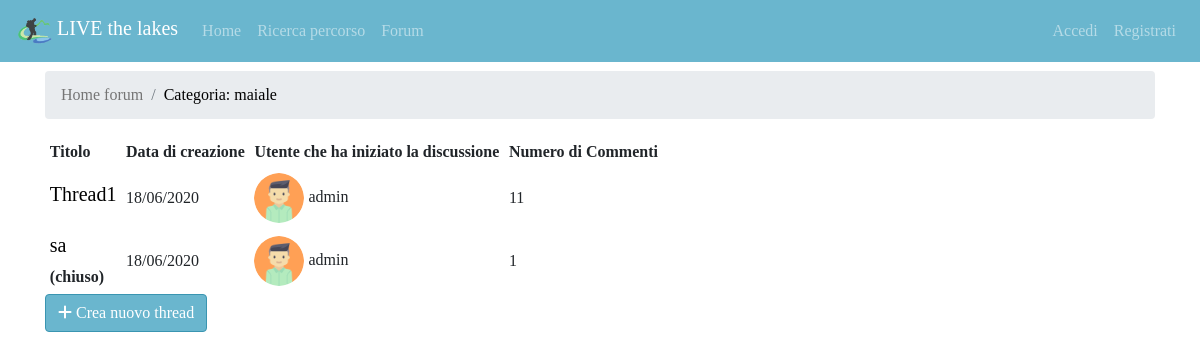
Before: /forum/thread_category/1/ with the older database file.
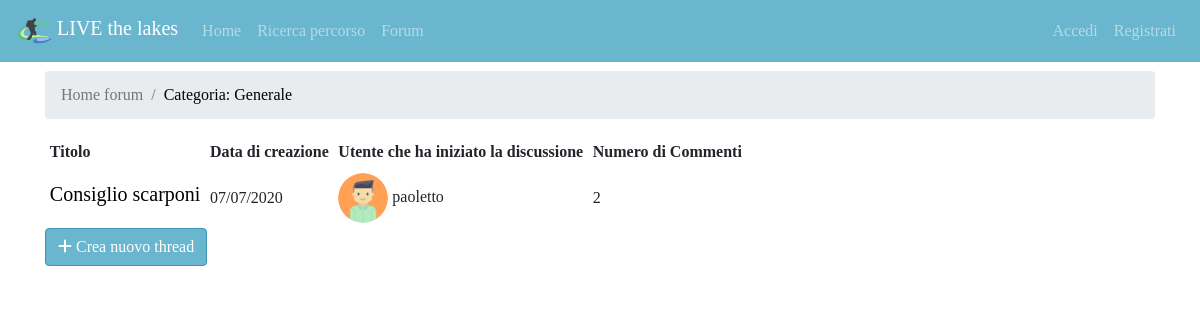
After: the same page with the newer database file.
### forum/models.py (models this page shows)
class Category(models.Model):
    title = models.CharField(max_length=30, unique=True)

class Thread(models.Model):
    user = models.ForeignKey(Profile, on_delete=models.CASCADE)
    created_at = models.DateTimeField(auto_now_add=True)
    title = models.CharField(max_length=200)
    text = models.TextField()
    is_active = models.BooleanField(default=True)
    category = models.ForeignKey(Category, on_delete=models.CASCADE, default="None")
    def get_create_date(self):
        return self.created_at.strftime("%d/%m/%Y")
    def get_user(self):
        return self.user.user

### userManagement/models.py (models this page shows, shortened)
class Profile(models.Model):
    user = models.OneToOneField(User, on_delete=models.CASCADE, related_name='profile')
    avatar = models.ImageField(blank=True, default=static_avatar_path(), upload_to=user_directory_path)
    email = models.EmailField(blank=False, unique=True, default='user_{0}@default.com'.format(User.pk))

### forum/views.py (the view)
# urls.py: path('thread_category/<int:pk>/', ViewThreadCategoryForum.as_view(), name='viewThreadCategory'),
class ViewThreadCategoryForum(bc.LoginRequiredMixin, ListView):
    model = Thread
    template_name = "viewThreadForum.html"
    def get_context_data(self, **kwargs):
        context = super(ViewThreadCategoryForum, self).get_context_data()
        thread_dictionary = {}
        for th in Thread.objects.filter(category=self.kwargs.get('pk')):
            thread_dictionary[th] = Comment.objects.filter(thread=th).count()
        context['thread'] = thread_dictionary
        context['category'] = Category.objects.filter(pk=self.kwargs.get('pk')).last()
        return context

### forum/templates/viewThreadForum.html (shortened to what this page needs)
{% extends 'base.html' %}
{% block slideshow %}
    <div class="container">
        <div class="container py-2" id="mex-container">
        </div>
        <nav aria-label="breadcrumb">
            <ol class="breadcrumb">
                <li class="breadcrumb-item active" aria-current="page"><a style="color: #757575" href="{% url 'mainPageCategory' %}">Home
                    forum</a></li>
                <li class="breadcrumb-item active" aria-current="page"><a style="color: black"
                        href="{% url 'viewThreadCategory' category.pk %}">Categoria: {{ category.title }}</a></li>
            </ol>
        </nav>
        <table class="table-sm"
               data-toggle="table"
               data-pagination="true"
               data-page-size="10"
               data-search="true">
            <thead class="thead-light">
            <tr>
                <th scope="col" data-sortable="true" data-field="title">Titolo</th>
                <th scope="col" data-sortable="true" data-field="creation_date">Data di creazione</th>
                <th scope="col" data-field="user">Utente che ha iniziato la discussione</th>
                <th scope="col" data-sortable="true" data-field="number_comment">Numero di Commenti</th>
            </tr>
            </thead>
            <tbody>
            {% for key,value in thread.items %}
                <tr>
                    <th scope="row"><a href="{% url 'viewThreadComment' category.pk key.pk %}" style="color: black">
                        <h5>{{ key.title }}</h5>
                    </a>
                        {% if not key.is_active %}
                            (chiuso)
                        {% endif %}</th>
                    <td>{{ key.get_create_date }}</td>
                    <td><img class="rounded-circle" width="50" height="50"
                             src="{{ key.user.avatar.url }}"
                             alt="Card image cap"> {{ key.get_user.username }}</td>
                    <td>{{ value }}</td>
                </tr>
            {% empty %}
                <div class="alert alert-info" role="alert" style="text-align: center">
                    Nessun Thread disponibile
                </div>
            {% endfor %}
            </tbody>
        </table>
        <a role="button" class="btn btn-secondary" href="{% url 'createThread' category.pk %}"><i
                class="fas fa-plus"></i> Crea nuovo thread </a>
    </div>
{% endblock %}

### templates/base.html (shortened to what this page needs)
{% load static %}
<!doctype html>
<html lang="en">
<head>
    <link rel="stylesheet" href="https://stackpath.bootstrapcdn.com/bootstrap/4.5.0/css/bootstrap.min.css"
>
    <link rel="stylesheet" href="https://cdnjs.cloudflare.com/ajax/libs/font-awesome/4.7.0/css/font-awesome.min.css">
    <link rel="stylesheet" href="https://unpkg.com/bootstrap-table@1.16.0/dist/bootstrap-table.min.css">
    <link rel="stylesheet" href="{% static 'css/style.css' %}">
</head>
<body>
<header>
    <nav class="navbar navbar-expand-md navbar-dark fixed-top">
        <a class="navbar-brand" href="{% url 'homepage' %}">
            <img src="{% static "img/logo.png" %}" width="36" height="36"
                 class="d-inline-block align-top" alt=""> LIVE the lakes
        </a>
        <div class="collapse navbar-collapse" id="navbarNav">
            <ul class="navbar-nav">
                <li class="nav-item">
                    <a class="nav-link" href="{% url 'homepage' %}">Home <span class="sr-only">(current)</span></a>
                </li>
                <li class="nav-item">
                    <a class="nav-link" href="{% url 'searchPath' %}">Ricerca percorso</a>
                </li>
                <li class="nav-item">
                    <a class="nav-link" href="{% url 'mainPageCategory' %}">Forum</a>
                </li>
            </ul>
            {% if not user.is_authenticated %}
                <ul class="navbar-nav ml-auto">
                    <li class="nav-item">
                        <a class="nav-link" href="{% url 'login' %}">Accedi</a>
                    </li>
                    <li class="nav-item">
                        <a class="nav-link" href="{% url 'registration' %}">Registrati</a>
                    </li>
                </ul>
            {% endif %}
        </div>
    </nav>
    {% block slideshow %}    {% endblock %}
</header>
</body>
</html>

### static/css/style.css (style rules this page uses)
body { padding-top: 55px; height: 100%; position: relative; background-color: white; font-family: CustomFont; }
.navbar { background-color: #6ab6ce; }
.btn-secondary { background: #6ab6ce; color: #ffffff; border-color: #3a95b1; font-family: CustomFont; }
html, header, .view { height: 100%; }

Changed rows visible on the page:
removed Thread: title "Thread1", get_create_date "18/06/2020", get_user.username "admin", value "11"
removed Thread: title "sa", is_active "(chiuso)", get_create_date "18/06/2020", get_user.username "admin", value "1"
changed Category: title "maiale" → "Generale"
added Thread: title "Consiglio scarponi", get_create_date "07/07/2020", get_user.username "paoletto", user "2"
